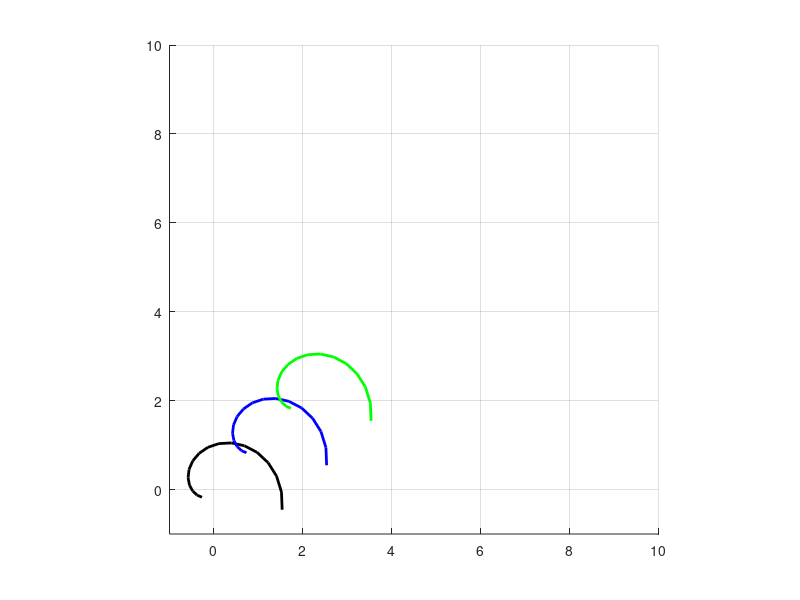

MATLAB code to generate this figure: (Note: this script raises an error after producing the figure.)
clc; clear all; close all; color = 'kbgrcmy'; colorVal=0;

turns = 1;
x = -1*pi*turns : 0.25  : pi*turns;
r = 0 : 1/(length(x)-1) : 1;

X = sin(x).*r*2;
Y = cos(x).*r*2;
x_g = transpose(X);
y_g = transpose(Y);
x_g=x_g(5:length(x_g)-5);
y_g=y_g(5:length(y_g)-5);

noOfRobots       = 3;
trajectoryOffset = 1;
trajectory       = zeros(17,2);
for i=1:noOfRobots
    trajectory   = [trajectory x_g+((i-1)*trajectoryOffset) y_g+((i-1)*trajectoryOffset)];
end
trajectory=trajectory(:,3:(noOfRobots*2+2));

figure;
hold on; grid on;
axis([-1 10 -1 10]);
axis square; axis equal;
for i=1:2:noOfRobots*2
   colorVal = colorVal+1;
   if(colorVal>7)
      colorVal=1;
   end
   plot(trajectory(:,i),trajectory(:,i+1),color(colorVal),'LineWidth',2);
end

point = 5;
Kp    = 5;
Ki    = 0.01;
Kd    = 0.01;
E_k   = 0;
e_k_1 = 0;
steps = 0;

distThresh  = 0.05;
angleThresh = 0.2;


% Robot and Simulation Constants
R = 41/2;  % in mm
L = 88.41; % in mm
dt=0.05;   % 50ms
maxVel=2*pi;
v = maxVel;

xyz    =zeros(noOfRobots,3);
eAngle =zeros(noOfRobots,3);
pose   =zeros(noOfRobots,3);

LOOP   = 1;
a = 1;
i = 1;   % for 1 robot
vLeft  = 0;
vRight = 0;

%=================================================
vrep=remApi('remoteApi');
vrep.simxFinish(-1);
clientID=vrep.simxStart('127.0.0.1',19999,true,true,5000,5);
if (clientID>-1)
    disp('Connected to remote API server');
else
    disp('Failed connecting to remote API server');
end
%=================================================
[res Ints Floats Strings Buffer]=vrep.simxCallScriptFunction(clientID,'remoteApiCommandServer',vrep.sim_scripttype_childscript,'setk3Velocity_function',[i vLeft vRight],[],'',[],vrep.simx_opmode_blocking);
[~,r1_handle]=vrep.simxGetObjectHandle(clientID,'K3_robot#', vrep.simx_opmode_blocking);
[~,xyz(a,:)]=vrep.simxGetObjectPosition(clientID, r1_handle, -1, vrep.simx_opmode_streaming);
[~,eAngle(a,:)]=vrep.simxGetObjectOrientation(clientID,r1_handle, -1, vrep.simx_opmode_streaming);
pose(a,:) = [xyz(a,1) xyz(a,2) atan2(sin(eAngle(a,3)), cos(eAngle(a,3)))];

position = animatedline;
axis([-2.5 2.5 -2.5 2.5])
grid on


% while abs(pose(1,1)-goal(1,1))>0.2 && abs(pose(1,2)-goal(1,2))>0.2
% while LOOP<10
flag = true;
turnFlag = true;
StraightFlag = false;
while flag
%   [res ir(a,:) Floats Strings Buffer]=vrep.simxCallScriptFunction(clientID,'remoteApiCommandServer',vrep.sim_scripttype_childscript,'getk3FrontIR_function',[1],[],'',[],vrep.simx_opmode_blocking);
%   [res Ints us(a,:) Strings Buffer]=vrep.simxCallScriptFunction(clientID,'remoteApiCommandServer',vrep.sim_scripttype_childscript,'getk3FrontSonar_function',[1],[],'',[],vrep.simx_opmode_blocking);
    [~,xyz(a,:)]=vrep.simxGetObjectPosition(clientID, r1_handle, -1, vrep.simx_opmode_buffer);
    [~,eAngle(a,:)]=vrep.simxGetObjectOrientation(clientID,r1_handle, -1, vrep.simx_opmode_buffer);
    pose(a,:) = [xyz(a,1) xyz(a,2) eAngle(a,3)];
    x = pose(a,1);
    y = pose(a,2);
    theta=pose(a,3) + (pi/2);
    theta = atan2(sin(theta), cos(theta));

    dist = abs(sqrt( (y_g(point)-y)^2 + (x_g(point)-x)^2));

    % 1. Calculate the heading (angle) to the goal.
    % distance between goal and robot in x-direction
    u_x = x_g(point)-x;     
    % distance between goal and robot in y-direction
    u_y = y_g(point)-y;
    % angle from robot to goal. Hint: use ATAN2, u_x, u_y here.
    theta_g = atan2(u_y,u_x);

    % 2. Calculate the heading error.
    % error between the goal angle and robot's angle
    % Hint: Use ATAN2 to make sure this stays in [-pi,pi].
    e_k = theta_g-theta;
    e_k = atan2(sin(e_k),cos(e_k));

    % 3. Calculate PID for the steering angle 
    % error for the proportional term
    e_P = e_k;

    % error for the integral term. Hint: Approximate the integral using
    % the accumulated error, E_k, and the error for
    % this time step, e_k.
    e_I = E_k + e_k*dt;

    % error for the derivative term. Hint: Approximate the derivative
    % using the previous error, e_k_1, and the
    % error for this time step, e_k.
    e_D = (e_k-e_k_1)/dt;
    w = Kp*e_P + Ki*e_I + Kd*e_D;

    % 4. Save errors for next time step
    E_k = e_I;
    e_k_1 = e_k;
        
    if (abs(e_k)>angleThresh) && (dist>distThresh)
        turnFlag = true;
        StraightFlag = false;
        vRight = (2*v+w*L)/(2*R);
        vLeft  = (2*v-w*L)/(2*R);    
    elseif abs(e_k)<angleThresh
        turnFlag = false;
        StraightFlag = true;
    end
    
    if StraightFlag
        if dist>distThresh
            vRight = v;
            vLeft = v;
        else
            point = point+1;
            formatSpec = 'POINT=%1d REACHED.\n';
            fprintf(formatSpec,point-1)
            if point>length(x_g)
                vRight = 0;
                vLeft = 0;
                flag = false;
            end
        end
    end
    
    formatSpec = 'X=%4.2f, Y=%4.2f, Th=%4.2f, Thg=%4.2f, ThERR=%4.2f, DIST=%4.2f, vL=%4.2f, vR=%4.2f\n';
    fprintf(formatSpec,x,y,theta,theta_g,e_k,dist,vLeft,vRight)
    
    [res Ints Floats Strings Buffer]=vrep.simxCallScriptFunction(clientID,'remoteApiCommandServer',vrep.sim_scripttype_childscript,'setk3Velocity_function',[i vLeft vRight],[],'',[],vrep.simx_opmode_blocking);
    addpoints(position,x,y);
    drawnow
    LOOP = LOOP+1;
    steps = steps+1;
end

vLeft = 0;
vRight = 0;
[res Ints Floats Strings Buffer]=vrep.simxCallScriptFunction(clientID,'remoteApiCommandServer',vrep.sim_scripttype_childscript,'setk3Velocity_function',[i vLeft vRight],[],'',[],vrep.simx_opmode_blocking);
vrep.delete();